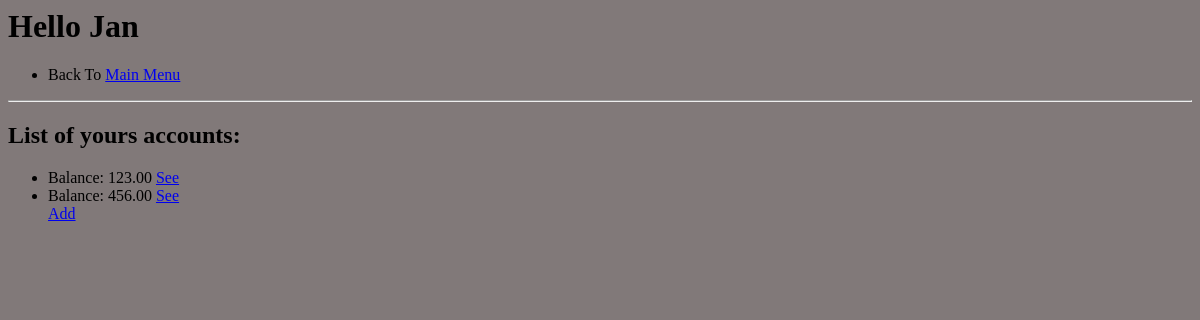
Page /user/1/ on the earlier database version.
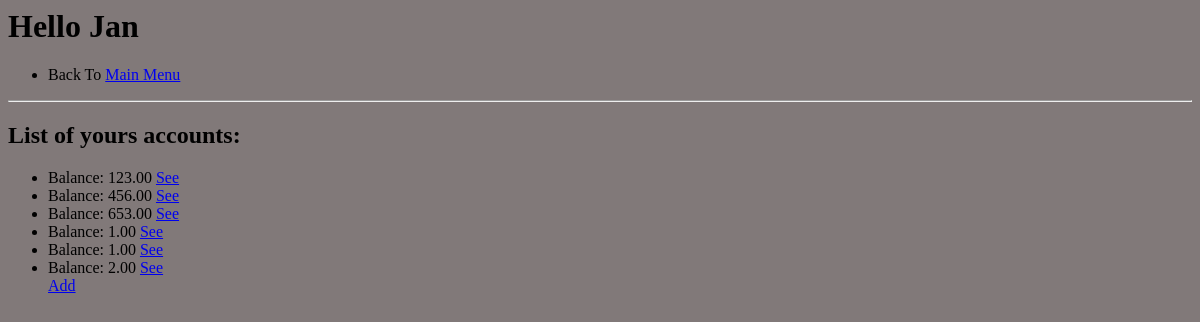
Same page on the later database version.
### financeApp/models.py (models this page shows)
class Money(models.Model):
    user = models.ForeignKey(User, on_delete=models.CASCADE)
    balance = models.DecimalField(decimal_places=2, max_digits=10)
    lastTransaction = models.DecimalField(decimal_places=2, max_digits=10)

### financeApp/views.py (the view)
# urls.py: path('user/<str:pk>/', userView, name='userView'),
def userView(request, pk):
    user = User.objects.get(id=pk)
    context = {'user': user}
    return render(request, 'financeApp/userView.html', context)

### financeApp/templates/financeApp/userView.html
<body style="background-color: rgb(129, 121, 121)"></body>
<h1>Hello {{user.name}}</h1>
<ul>
    <li>
        Back To
        <a href="{% url 'homeView' %}">Main Menu</a>
    </li>
</ul>
<hr>
<h2>List of yours accounts:</h2>
<ul>
    {% for money in user.money_set.all %}
        <li>
            Balance: {{money.balance}}
            <a href="{% url 'moneyView' pk=money.id%}">See</a>
        </li>
    {% endfor %}
    <a href="{% url 'addMoney' pk=user.id%}">Add</a>
</ul>

Differences in the rows shown:
added Money: balance "653.00"
added Money: balance "1.00"
added Money: balance "1.00"
added Money: balance "2.00"
